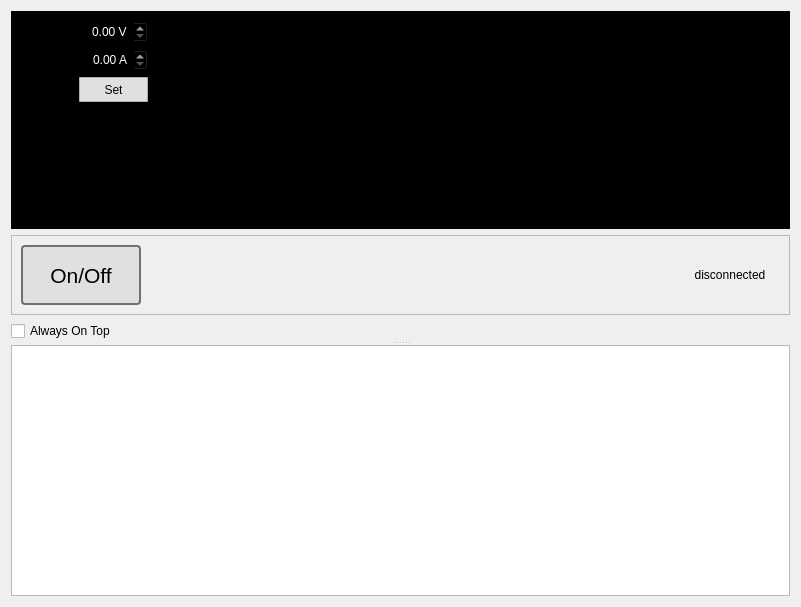
<?xml version="1.0" encoding="UTF-8"?>
<ui version="4.0">
 <class>MainWidget</class>
 <widget class="QWidget" name="MainWidget">
  <property name="geometry">
   <rect>
    <x>0</x>
    <y>0</y>
    <width>801</width>
    <height>607</height>
   </rect>
  </property>
  <layout class="QVBoxLayout" name="verticalLayout_4">
   <item>
    <widget class="QSplitter" name="splitter">
     <property name="orientation">
      <enum>Qt::Vertical</enum>
     </property>
     <widget class="QWidget" name="layoutWidget">
      <layout class="QVBoxLayout" name="verticalLayout_3">
       <item>
        <widget class="QFrame" name="frame">
         <property name="styleSheet">
          <string notr="true">background-color:black;</string>
         </property>
         <property name="frameShape">
          <enum>QFrame::StyledPanel</enum>
         </property>
         <property name="frameShadow">
          <enum>QFrame::Raised</enum>
         </property>
         <layout class="QHBoxLayout" name="horizontalLayout">
          <item>
           <layout class="QVBoxLayout" name="verticalLayout_2">
            <item>
             <widget class="QLabel" name="measuredVolts">
              <property name="frameShape">
               <enum>QFrame::Box</enum>
              </property>
              <property name="frameShadow">
               <enum>QFrame::Sunken</enum>
              </property>
              <property name="text">
               <string>99,99 V</string>
              </property>
              <property name="alignment">
               <set>Qt::AlignRight|Qt::AlignTrailing|Qt::AlignVCenter</set>
              </property>
             </widget>
            </item>
            <item>
             <widget class="QLabel" name="measuredAmps">
              <property name="frameShape">
               <enum>QFrame::Box</enum>
              </property>
              <property name="frameShadow">
               <enum>QFrame::Sunken</enum>
              </property>
              <property name="text">
               <string>99,99 V</string>
              </property>
              <property name="alignment">
               <set>Qt::AlignRight|Qt::AlignTrailing|Qt::AlignVCenter</set>
              </property>
             </widget>
            </item>
            <item>
             <widget class="QLabel" name="measuredWatts">
              <property name="frameShape">
               <enum>QFrame::Box</enum>
              </property>
              <property name="frameShadow">
               <enum>QFrame::Sunken</enum>
              </property>
              <property name="text">
               <string>99,99 V</string>
              </property>
              <property name="alignment">
               <set>Qt::AlignRight|Qt::AlignTrailing|Qt::AlignVCenter</set>
              </property>
             </widget>
            </item>
           </layout>
          </item>
          <item>
           <layout class="QVBoxLayout" name="verticalLayout">
            <item>
             <widget class="QDoubleSpinBox" name="setVolts">
              <property name="maximumSize">
               <size>
                <width>120</width>
                <height>16777215</height>
               </size>
              </property>
              <property name="styleSheet">
               <string notr="true">color:white;</string>
              </property>
              <property name="alignment">
               <set>Qt::AlignRight|Qt::AlignTrailing|Qt::AlignVCenter</set>
              </property>
              <property name="suffix">
               <string> V</string>
              </property>
              <property name="maximum">
               <double>30.000000000000000</double>
              </property>
             </widget>
            </item>
            <item>
             <widget class="QDoubleSpinBox" name="setAmps">
              <property name="maximumSize">
               <size>
                <width>120</width>
                <height>16777215</height>
               </size>
              </property>
              <property name="styleSheet">
               <string notr="true">color:white;</string>
              </property>
              <property name="alignment">
               <set>Qt::AlignRight|Qt::AlignTrailing|Qt::AlignVCenter</set>
              </property>
              <property name="suffix">
               <string> A</string>
              </property>
              <property name="maximum">
               <double>5.000000000000000</double>
              </property>
             </widget>
            </item>
            <item>
             <widget class="QPushButton" name="setVA">
              <property name="minimumSize">
               <size>
                <width>0</width>
                <height>25</height>
               </size>
              </property>
              <property name="maximumSize">
               <size>
                <width>120</width>
                <height>16777215</height>
               </size>
              </property>
              <property name="styleSheet">
               <string notr="true">QPushButton {
    border: 1px solid #b0b0b0;
    border-radius: 1px;
    background-color: #e0e0e0;
}
QPushButton:default {
    border: 2px solid #707070;
    border-radius: 1px;
}
QPushButton:hover {
    background-color: #e5f1fb;
    border-color:#0078d7;
}
QPushButton:pressed {
    background-color: #cce4f7;
    border-color:#005499;
}
</string>
              </property>
              <property name="text">
               <string>Set</string>
              </property>
             </widget>
            </item>
            <item>
             <spacer name="verticalSpacer">
              <property name="orientation">
               <enum>Qt::Vertical</enum>
              </property>
              <property name="sizeHint" stdset="0">
               <size>
                <width>20</width>
                <height>40</height>
               </size>
              </property>
             </spacer>
            </item>
           </layout>
          </item>
          <item>
           <spacer name="horizontalSpacer">
            <property name="orientation">
             <enum>Qt::Horizontal</enum>
            </property>
            <property name="sizeHint" stdset="0">
             <size>
              <width>599</width>
              <height>20</height>
             </size>
            </property>
           </spacer>
          </item>
         </layout>
        </widget>
       </item>
       <item>
        <widget class="QFrame" name="frame_2">
         <property name="frameShape">
          <enum>QFrame::StyledPanel</enum>
         </property>
         <property name="frameShadow">
          <enum>QFrame::Raised</enum>
         </property>
         <layout class="QHBoxLayout" name="horizontalLayout_2">
          <item>
           <widget class="QPushButton" name="onoff">
            <property name="minimumSize">
             <size>
              <width>120</width>
              <height>60</height>
             </size>
            </property>
            <property name="font">
             <font>
              <pointsize>16</pointsize>
             </font>
            </property>
            <property name="styleSheet">
             <string notr="true">QPushButton {
    border: 1px solid #b0b0b0;
    border-radius: 4px;
    background-color: #e0e0e0;
}
QPushButton:default {
    border: 2px solid #707070;
}
QPushButton:hover {
    background-color: #e5f1fb;
    border-color:#0078d7;
}
QPushButton:pressed {
    background-color: #d6e599;
    border-color:#b8e500;
}
QPushButton:checked {
    background-color: #eeffaa;
    border-color:#c7fa00;
}
QPushButton:checked::pressed {
    background-color: #d6e599;
    border-color:#b8e500;
}
</string>
            </property>
            <property name="text">
             <string>On/Off</string>
            </property>
            <property name="checkable">
             <bool>true</bool>
            </property>
            <property name="default">
             <bool>true</bool>
            </property>
           </widget>
          </item>
          <item>
           <spacer name="horizontalSpacer_2">
            <property name="orientation">
             <enum>Qt::Horizontal</enum>
            </property>
            <property name="sizeHint" stdset="0">
             <size>
              <width>40</width>
              <height>20</height>
             </size>
            </property>
           </spacer>
          </item>
          <item>
           <widget class="QLabel" name="indicator">
            <property name="minimumSize">
             <size>
              <width>100</width>
              <height>30</height>
             </size>
            </property>
            <property name="maximumSize">
             <size>
              <width>100</width>
              <height>40</height>
             </size>
            </property>
            <property name="text">
             <string>disconnected</string>
            </property>
            <property name="alignment">
             <set>Qt::AlignCenter</set>
            </property>
           </widget>
          </item>
         </layout>
        </widget>
       </item>
       <item>
        <widget class="QCheckBox" name="alwaysOnTop">
         <property name="text">
          <string>Always On Top</string>
         </property>
        </widget>
       </item>
      </layout>
     </widget>
     <widget class="QPlainTextEdit" name="textMessage">
      <property name="undoRedoEnabled">
       <bool>false</bool>
      </property>
      <property name="readOnly">
       <bool>true</bool>
      </property>
      <property name="textInteractionFlags">
       <set>Qt::TextSelectableByKeyboard|Qt::TextSelectableByMouse</set>
      </property>
     </widget>
    </widget>
   </item>
  </layout>
 </widget>
 <tabstops>
  <tabstop>onoff</tabstop>
  <tabstop>setVolts</tabstop>
  <tabstop>setAmps</tabstop>
  <tabstop>setVA</tabstop>
  <tabstop>textMessage</tabstop>
 </tabstops>
 <resources/>
 <connections/>
</ui>
